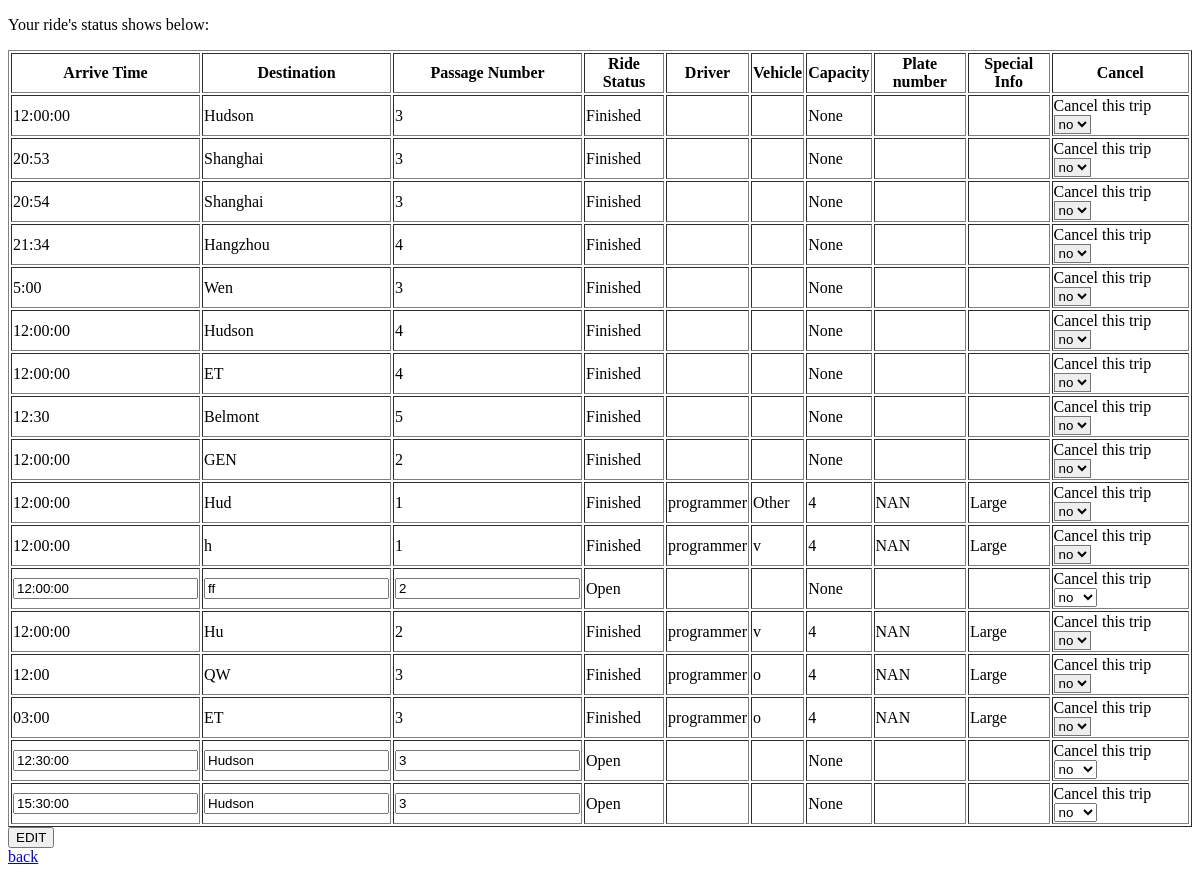
Page /request/riderequest/ridestatus (signed in) on the earlier database version.
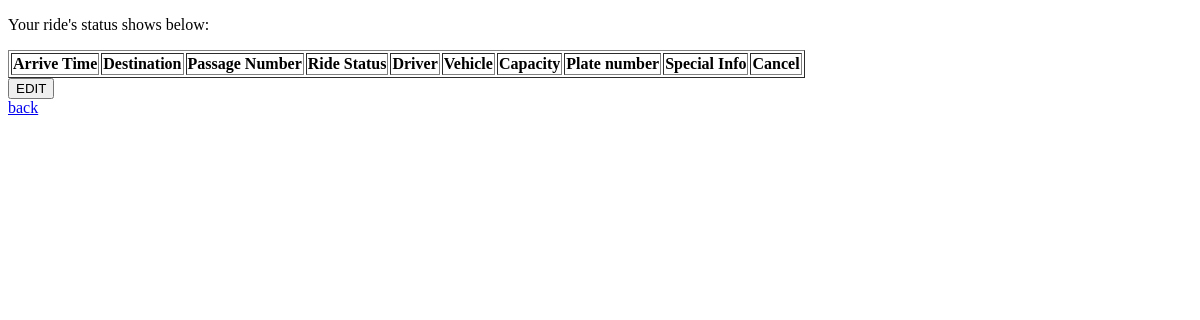
Same page on the later database version.
### ride_request/models.py (models this page shows, shortened)
class ride_request(models.Model):
    user = models.ManyToManyField(
        settings.AUTH_USER_MODEL)
    arriveTime = models.CharField(blank=False, max_length=256, help_text="Time Form: xx:xx ")
    Destination = models.CharField(max_length = 256, blank = False)
    PassageNum = models.PositiveSmallIntegerField(blank = False,verbose_name="Passger Number")
    Vehicle_type = models.CharField(max_length = 256, blank = True, choices =VEHCILE_TYPE, help_text="Optional")
    Share = models.BooleanField(blank = False)
    Other_request = models.CharField(max_length = 256, blank =True, help_text="Optional", choices=info)
    ride_status = models.CharField(max_length = 200, blank = True, default = 'O', choices = STATUS_TYPE)
    driver=models.CharField(max_length= 200,blank=True)
    vehicle=models.CharField(max_length= 200,blank=True)
    capacity=models.IntegerField(blank=True,null=True)
    plate=models.CharField(max_length= 200,blank=True)
    info=models.CharField(max_length= 200,blank=True)
    owner=models.CharField(max_length= 200,blank=True)

### ride_request/views.py (the view, shortened to what this page needs)
# urls.py: path('riderequest/ridestatus', views.view_status, name ='ridestatus'),
def view_status(request):
    owner= CustomUser.objects.get(username=request.user.username)
    list=owner.ride_request_set.all()
    context = {
        'list': list
    }
    return render(request, 'ride_request/status_view.html', context=context)

### templates/ride_request/status_view.html (shortened to what this page needs)
<!DOCTYPE html>
<html lang="en">
<head>
</head>
<body>
    {% if user.is_authenticated %}
    <p >Your ride's status shows below:</p>
    <form name = 'Status', method="POST", action="{% url 'ridestatus' %}">
        <table border="1">
        <tr>
            <th>Arrive Time</th>
            <th>Destination</th>
            <th>Passage Number</th>
            <th>Ride Status</th>
            <th>Driver</th>
            <th>Vehicle</th>
            <th>Capacity</th>
            <th>Plate number</th>
            <th>Special Info</th>
            <th>Cancel</th>
        </tr>
      {% for ride in list %}
       <tr>
            {% if ride.ride_status == 'O'%}
           <td><input type = "text", name = "arriveTime", value="{{ride.arriveTime}}"></td>
           <td><input type = "text", name = "Destination", value="{{ride.Destination}}"></td>
           <td><input type = "text", name = "PassageNum", value="{{ride.PassageNum}}"> </td>
           {%else%}
            <td>{{ride.arriveTime}} </td>
           <td>{{ride.Destination}} </td>
           <td> {{ride.PassageNum}}</td>
           {%endif%}
           {% if ride.ride_status == 'F'%}
           <td> Finished </td>
           {% else %}
           {% if ride.ride_status == 'O'%}
                <td> Open </td>
           {% else %}
                <td> Confirmed </td>
           {%endif%}
            {%endif%}
           <td> {{ride.driver}} </td>
           <td> {{ride.vehicle}} </td>
           <td> {{ride.capacity}}</td>
           <td> {{ride.plate}} </td>
           <td> {{ride.info}} </td>
           {% if ride.ride_status == 'O'%}
           <td>Cancel this trip
               <select name="cancel">
                   <option value="no">no</option>
                </select>
           </td>
           {%else%}
           <td>Cancel this trip
               <select name="cancel" style="background-color: #EEEEEE;">
                  <option value="no">no</option>
                </select>
           </td>
           {%endif%}
       </tr>
             {% endfor %}
            </table>
        <input type="submit" value="EDIT", >
    </form>
<a href="{% url 'home' %}">back</a>
    {% endif %}
</body>
</html>

Differences in the rows shown:
no longer on this page (row edited): ride_request: arriveTime "12:00:00", Destination "Hudson", PassageNum "3", ride_status "Finished", capacity "None"
no longer on this page (row edited): ride_request: arriveTime "20:53", Destination "Shanghai", PassageNum "3", ride_status "Finished", capacity "None"
no longer on this page (row edited): ride_request: arriveTime "20:54", Destination "Shanghai", PassageNum "3", ride_status "Finished", capacity "None"
no longer on this page (row edited): ride_request: arriveTime "21:34", Destination "Hangzhou", PassageNum "4", ride_status "Finished", capacity "None"
removed ride_request: arriveTime "5:00", Destination "Wen", PassageNum "3", ride_status "Finished", capacity "None"
removed ride_request: arriveTime "12:00:00", Destination "Hudson", PassageNum "4", ride_status "Finished", capacity "None"
removed ride_request: arriveTime "12:00:00", Destination "ET", PassageNum "4", ride_status "Finished", capacity "None"
no longer on this page (row edited): ride_request: arriveTime "12:30", Destination "Belmont", PassageNum "5", ride_status "Finished", capacity "None"
removed ride_request: arriveTime "12:00:00", Destination "GEN", PassageNum "2", ride_status "Finished", capacity "None"
no longer on this page (row edited): ride_request: arriveTime "12:00:00", Destination "Hud", PassageNum "1", ride_status "Finished", driver "programmer", vehicle "Other", capacity "4", plate "NAN", info "Large"
removed ride_request: arriveTime "12:00:00", Destination "h", PassageNum "1", ride_status "Finished", driver "programmer", vehicle "v", capacity "4", plate "NAN", info "Large"
removed ride_request: arriveTime "12:00:00", Destination "ff", PassageNum "2", ride_status "Open", capacity "None"
removed ride_request: arriveTime "12:00:00", Destination "Hu", PassageNum "2", ride_status "Finished", driver "programmer", vehicle "v", capacity "4", plate "NAN", info "Large"
removed ride_request: arriveTime "12:00", Destination "QW", PassageNum "3", ride_status "Finished", driver "programmer", vehicle "o", capacity "4", plate "NAN", info "Large"
removed ride_request: arriveTime "03:00", Destination "ET", PassageNum "3", ride_status "Finished", driver "programmer", vehicle "o", capacity "4", plate "NAN", info "Large"
removed ride_request: arriveTime "12:30:00", Destination "Hudson", PassageNum "3", ride_status "Open", capacity "None"
removed ride_request: arriveTime "15:30:00", Destination "Hudson", PassageNum "3", ride_status "Open", capacity "None"
